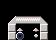

The image is a tile-based game level rendered from a .tmx file. Its description and complete source (layers, tilesets, objects, tile grids) follow:
An orthogonal 7x5 tile map with 8x8 px tiles, 1 tile layer (Tile Layer 1), 2 tilesets.

<map version="1.4" tiledversion="1.4.3" orientation="orthogonal" renderorder="right-down" width="7" height="5" tilewidth="8" tileheight="8" infinite="0" nextlayerid="2" nextobjectid="1">
 <tileset firstgid="1" source="../assets/democart.tsx" />
 <tileset firstgid="257" source="../assets/tbj2_startcart2spr.tsx" />
 <layer id="1" name="Tile Layer 1" width="7" height="5">
  <data encoding="csv">
0,0,0,0,0,0,0,
0,0,0,0,0,0,0,
0,120,142,142,142,122,0,
0,64,47,0,47,64,0,
0,64,154,0,186,64,0
</data>
 </layer>
</map>
